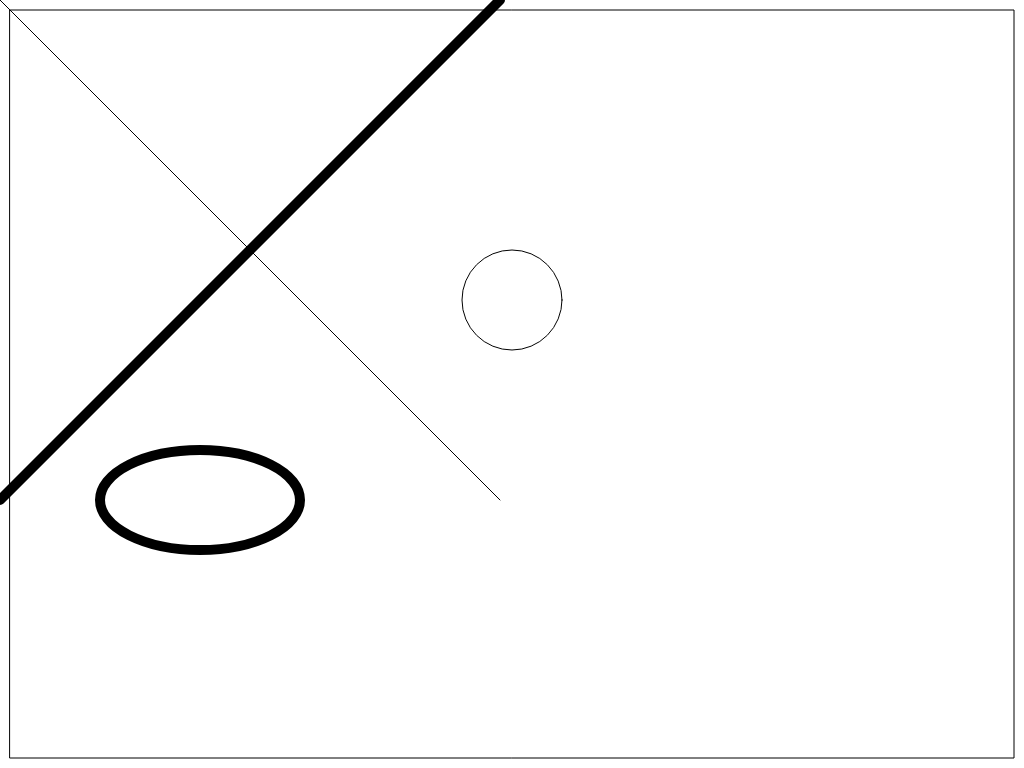
Frame 1 (no input)
Frame 60 (no input): identical to frame 1, image omitted
Frame 120 (the mouse pressed at the canvas centre since frame 60): identical to frame 1, image omitted

The p5.js sketch that drew this single still picture (run headless with seeded random() and noise() and a simulated clock; from frame 60 on, the mouse is pressed at the canvas centre):

// p5.js sketch
// ── sketch.js
//Viviras en http://p5js.org/reference/ recuerda aventuras, emociones no son cosas que anhela un jedai

function setup(){
  createCanvas(1024, 768);
  rect(10, 10, 1004, 748);
  ellipse(512, 300, 100, 100);
  line(0, 0, 500, 500);
  strokeWeight(10);
  line(0, 500, 500, 0);
  ellipse(200, 500, 200, 100);
}

function draw(){
// ya vamos, un momento. 
}
